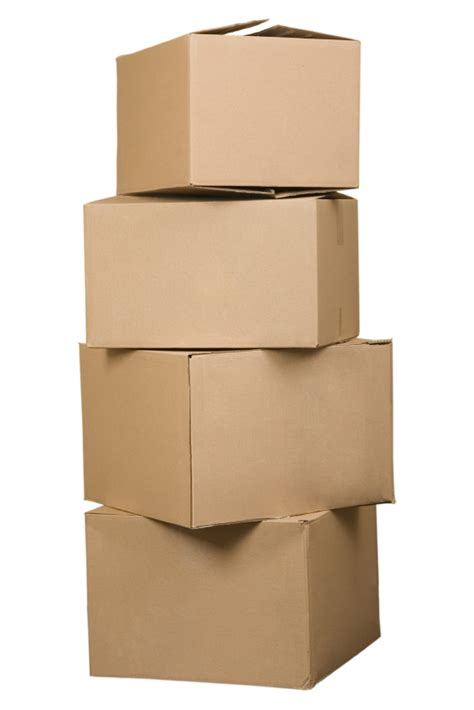
#> input picture Images/0.jpg, 474 x 710 px, found by its file name
$ jupyter execute 'vertices copy.ipynb'
#> lines starting #> are read from the running program, lines starting #| are printed output that depends on the picture; after the words box and inside, x2 and y2 are one past the last pixel; in counts of white or black regions, pixels touching at a corner belong together
[cell 1]
img_path=r"D:\Lotus Labs Work\Anamoly Detection POC\Pallet Alignment\Images\0.jpg"

[cell 2]
import cv2
import numpy as np

# Let's load a simple image with 3 black squares
image = cv2.imread(img_path)
#> image is the input picture: shape (710, 474, 3); mean B, G, R 180.2, 199.9, 217.9
#cv2.imshow('Input Image', image)
#cv2.waitKey(0)

# Grayscale
gray = cv2.cvtColor(image,cv2.COLOR_BGR2GRAY)
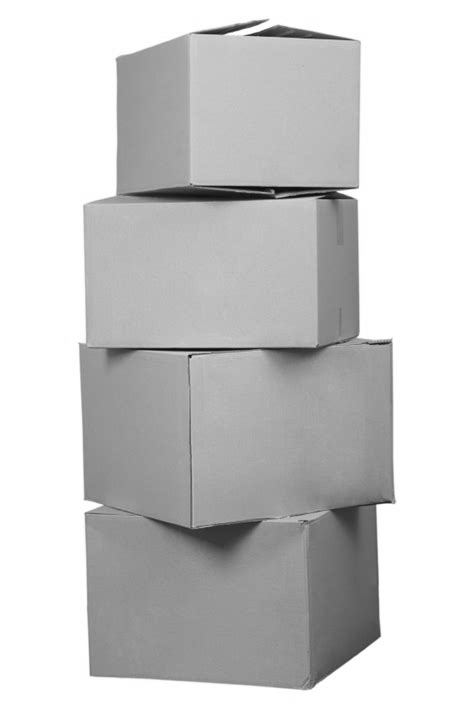
#> gray: shape (710, 474); min 9, max 255, mean 203


# Find Canny edges
edged = cv2.Canny(gray, 30, 200)
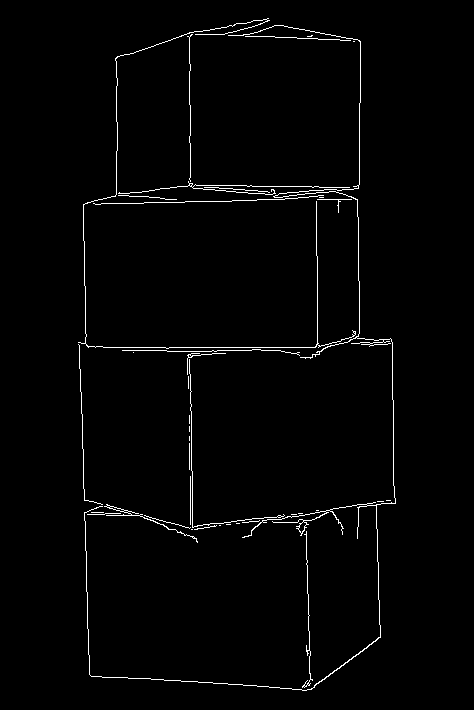
#> edged: shape (710, 474); 1.6% white in thin lines or dots, all inside (x1, y1, x2, y2) = (78, 18, 396, 691)
#cv2.imshow('Canny Edges', edged)
#cv2.waitKey(0)

# Finding Contours
# Use a copy of your image e.g. edged.copy(), since findContours alters the image
contours, hierarchy = cv2.findContours(edged, cv2.RETR_EXTERNAL, cv2.CHAIN_APPROX_NONE)
#> contours = 39 contours, 36 with area under 20; largest, box (x1, y1, x2, y2) and area: (84, 25, 396, 691) 170, (104, 504, 198, 543) 68, (78, 18, 356, 349) 22
#cv2.imshow('Canny Edges After Contouring', edged)
#cv2.waitKey(0)

print("Number of Contours found = " + str(len(contours)))
#| Number of Contours found = 39

# [7 lines of commented-out code are left out]

[cell 3]
font = cv2.FONT_HERSHEY_COMPLEX
global_approx = []
control_group = []
for cnt in contours :

	approx = cv2.approxPolyDP(cnt, 0.009 * cv2.arcLength(cnt, True), True)

	# draws boundary of contours.
	#cv2.drawContours(image, [approx], 0, (0, 0, 255), 5)
	ga=[]
	for point in approx:
		#cv2.circle(image, point[0], 3,(0,0,255))
		control_group.append(point[0])
		print("POINT: ", point[0])
		for i, coord in enumerate(point[0]):
			if i%2==0:
				print('* new point x ', point[0][0].item())
				ga.append(point[0][0].item())
			else:
				print('* new point y ', point[0][1].item())
				ga.append(point[0][1].item())
				global_approx.append(ga)
				ga=[]


	# Used to flatted the array containing
	# the co-ordinates of the vertices.
	n = approx.ravel()
	i = 0

	for j in n :
		if(i % 2 == 0):
			x = n[i]
			y = n[i + 1]

			# String containing the co-ordinates.
			string = str(x) + " " + str(y)
			"""
			if(i == 0):
				# text on topmost co-ordinate.
				cv2.putText(image, "Arrow tip", (x, y),								font, 0.5, (255, 0, 0))
			else:
				# text on remaining co-ordinates.
				cv2.putText(image, string, (x, y),						font, 0.5, (0, 255, 0))
			"""
		i = i + 1
#> this loop made 39 passes
#> n on passes 1, 2, 3, 5, 6, 8, 9, 10: [306, 531, 310, 679, 302, 687, 312, 680], [191, 529, 192, 529], [219, 525, 220, 525], [226, 524, 230, 524], [236, 523, 239, 523], [144, 515, 189, 528, 190, 527, 189, 528], [291, 514, 296, 514], [298, 513, 302, 513]
#> (printed output is left out)
#> after the loop, control_group = 172 pairs, first value 78 to 395, second value 18 to 690; global_approx has the same summary as control_group

# Showing the final image.
#cv2.imshow('image2', image)
#cv2.waitKey(0)
#cv2.destroyAllWindows()

[cell 4]
print(len(global_approx))
print(len(control_group))
#global_approx

[cell 5]
def find_sides(side, list_of_points):
    #list_of_points = np.array(list_of_points, dtype=np.int8)

    if side == 'up':

        return min(list_of_points, key=lambda y: (y[1], -y[1]))

    elif side == 'down':

        return max(list_of_points, key=lambda y: (y[1], -y[1]))

    elif side == 'left':

        return min(list_of_points, key=lambda x: (x[0], -x[1]))

    elif side == 'right':

        return max(list_of_points, key=lambda x: (x[0], -x[1]))

    else:
        print('error')

[cell 6]
min_height = find_sides('up', global_approx)
#> min_height = [268, 18]
max_height =  find_sides('down', global_approx)
#> max_height = [306, 690]

print(max_height)
print(min_height)

[cell 7]
total_height = max_height[1]-min_height[1]
#> total_height = 672
total_height
#> Out = 672

[cell 8]
max_height[1] - 0.1*total_height
#> Out = 622.8

[cell 9]
bottom_left_corner = 0
bottom_right_corner = 0

[cell 10]
# bottom left corner
temp_list = []
for point in global_approx:
    if point[1] > max_height[1] - 0.1*total_height:
        temp_list.append(point)
#> this loop made 172 passes
#> point on passes 1 to 3: [306, 531], [310, 679], [302, 687]
#> after the loop, temp_list = [[310, 679], [302, 687], [312, 680], [380, 636], [306, 690], [91, 676], [91, 676], [306, 690], [380, 637]]


bottom_left_corner = find_sides('left', temp_list)
#> bottom_left_corner = [91, 676]
bottom_right_corner = find_sides('right', temp_list)
#> bottom_right_corner = [380, 636]

image = cv2.circle(image, bottom_left_corner, radius=5, thickness=-1, color=(255,0,0))
#> image: shape (710, 474, 3); 0.02% of pixels changed, all inside (x1, y1, x2, y2) = (86, 671, 97, 682)
#image= cv2.putText(image, str(point), point, font, 0.6, (200, 0, 0))

image = cv2.circle(image, bottom_right_corner, radius=5, thickness=-1, color=(255,0,0))
#> image: shape (710, 474, 3); mean B, G, R 180.2, 199.8, 217.8
#image = cv2.putText(image, str(point), point, font, 0.6, (200, 0, 0))

[cell 11]
bottom_left_corner
#> Out = [91, 676]

[cell 12]
bottom_right_corner
#> Out = [380, 636]

[cell 13]
#check points at each level
left = []
right = []
for i in range(9):
    temp_list = []
    for point in global_approx:
        if (point[1] < max_height[1] - ((i+1)/10)*total_height) and (point[1] > max_height[1] - ((i+2)/10)*total_height):
            temp_list.append(point)

    left.append(find_sides('left', temp_list) if len(temp_list)>0 else None)
    right.append(find_sides('right', temp_list) if len(temp_list)>0 else None)
#> after the loop, left = 9 items; right = 9 items

[cell 14]
left

[cell 15]
right

[cell 16]
# middle threshold - average left to right from center between extremities
middle_threshold = 0.3

[cell 17]
# [72 lines of commented-out code are left out]

[cell 18]
radius = 0
#convert distance to scale of 0-10
pallet_center =int((bottom_right_corner[0] - bottom_left_corner[0])/2)+bottom_left_corner[0]
#> pallet_center = 235

for i, point in enumerate(left):
	above_list =[]
	below_list = []
	for entry in left[0:i]:
		if entry:
			below_list.append(entry)
	for entry in left[i:]:
		if entry:
			above_list.append(entry)

	if point:
		image = cv2.line(image,
						(int(pallet_center - middle_threshold*pallet_center), 0),
						(int(pallet_center - middle_threshold*pallet_center), 690),
						(150,0,0), 1)


		if point[0] < pallet_center - middle_threshold*pallet_center:
			if point[0] < bottom_left_corner[0]:
				if abs(point[0]-bottom_left_corner[0])<=5:
					cv2.circle(image, point, radius=7, thickness=-1, color=(0,255,0))
				else:
					cv2.circle(image, point, radius=7, thickness=-1, color=(0,0,255))
				# cv2.putText(image, str(point), point, font, 0.8, (200, 0, 0))

			elif point[0] < find_sides('left', below_list)[0]:
				cv2.circle(image, point, radius=7, thickness=-1, color=(51,255,255))
				# cv2.putText(image, str(point), point, font, 0.8, (200, 0, 0))

			elif point[0] >= find_sides('left', above_list)[0]:
				cv2.circle(image, point, radius=7, thickness=-1, color=(0,255,0))
#> this loop made 9 passes
#> point on passes 1 to 8: None, [84, 500], [189, 469], [187, 374], [78, 344], None, [83, 204], None
#> pass 2, `image = cv2.line(image, (int(pallet_center - middle_threshold*pallet_c..`:
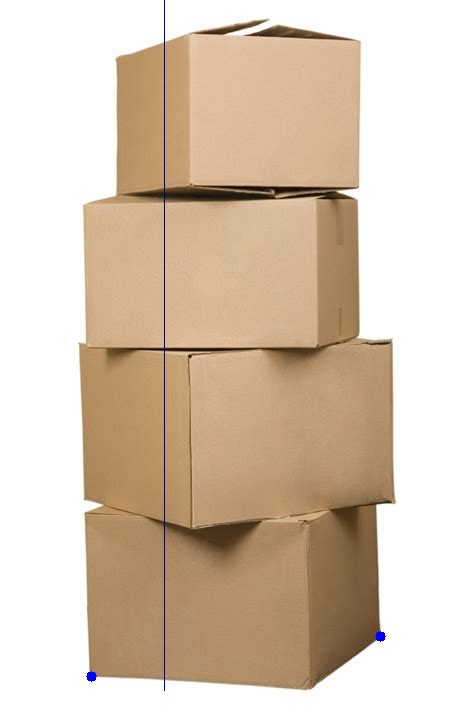
#> image: shape (710, 474, 3); mean B, G, R 180.2, 199.4, 217.4
#> pass 3, `image = cv2.line(image, (int(pallet_center - middle_threshold*pallet_c..`:
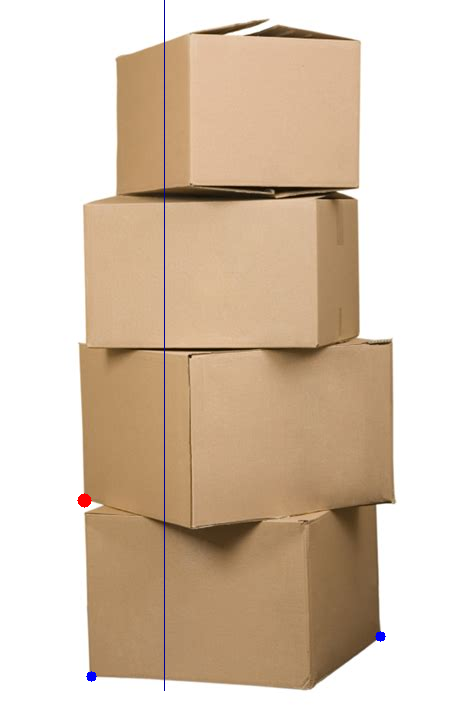
#> image: shape (710, 474, 3); 0.04% of pixels changed, all inside (x1, y1, x2, y2) = (77, 493, 92, 508)
#> after the loop:
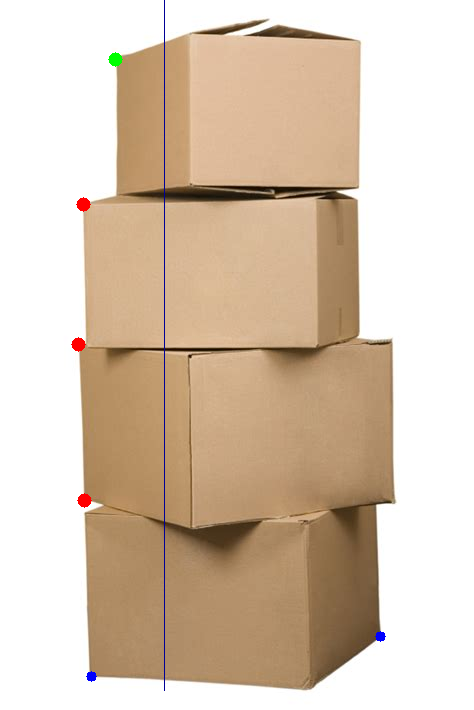
#> image: shape (710, 474, 3); 0.13% of pixels changed, all inside (x1, y1, x2, y2) = (71, 52, 123, 352)
				# cv2.putText(image, str(point), point, font, 0.8, (200, 0, 0))


for i, point in enumerate(right):
	above_list =[]
	below_list = []
	for entry in right[0:i]:
		if entry:
			below_list.append(entry)
	for entry in right[i:]:
		if entry:
			above_list.append(entry)

	if point:
		image = cv2.line(image,
						(int(pallet_center + middle_threshold*pallet_center), 0),
						(int(pallet_center + middle_threshold*pallet_center), 690),
						(255,0,0), 1)


		if point[0] > pallet_center + middle_threshold*pallet_center:
			if point[0] > bottom_right_corner[0]:
				if abs(point[0]-bottom_right_corner[0])<=10:
					cv2.circle(image, point, radius=7, thickness=-1, color=(0,128,255))
				else:
					cv2.circle(image, point, radius=7, thickness=-1, color=(0,0,255))
				# cv2.putText(image, str(point), point, font, 0.8, (200, 0, 0))

			elif point[0] > find_sides('right', below_list)[0]:
				cv2.circle(image, point, radius=7, thickness=-1, color=(51,255,255))
				# cv2.putText(image, str(point), point, font, 0.8, (200, 0, 0))

			elif point[0] <= find_sides('right', above_list)[0]:
				cv2.circle(image, point, radius=7, thickness=-1, color=(0,255,0))
#> this loop made 9 passes
#> point on passes 1 to 8: None, [395, 502], [190, 476], [300, 357], [392, 342], None, [358, 187], None
#> pass 2, `image = cv2.line(image, (int(pallet_center + middle_threshold*pallet_c..`:
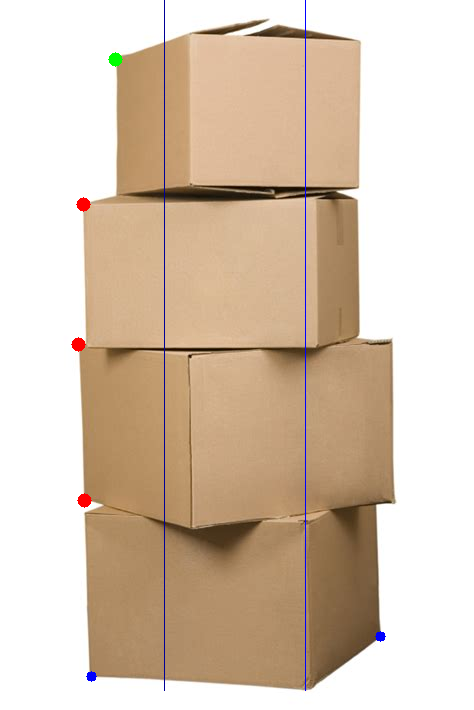
#> image: shape (710, 474, 3); 0.21% of pixels changed, all inside (x1, y1, x2, y2) = (305, 0, 306, 691)
#> pass 3, `image = cv2.line(image, (int(pallet_center + middle_threshold*pallet_c..`:
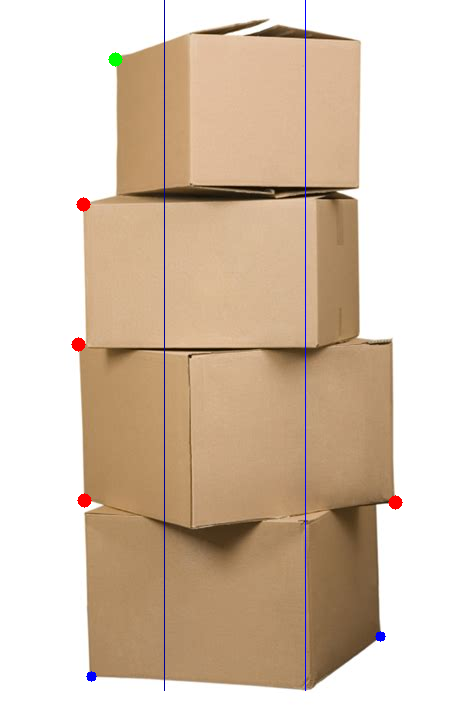
#> image: shape (710, 474, 3); 0.04% of pixels changed, all inside (x1, y1, x2, y2) = (388, 495, 403, 510)
#> after the loop:
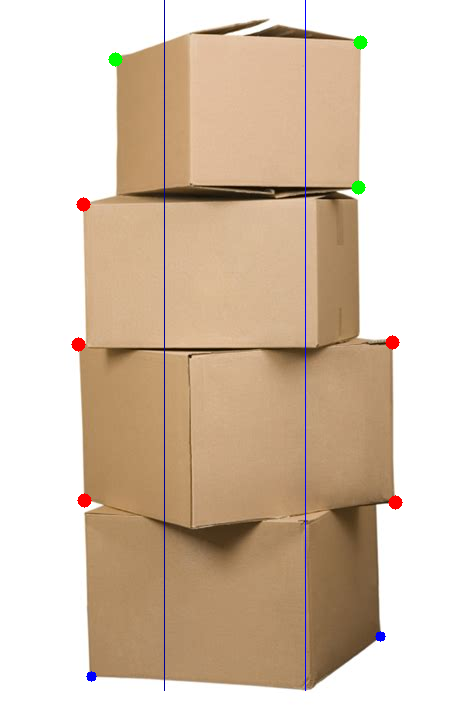
#> image: shape (710, 474, 3); 0.13% of pixels changed, all inside (x1, y1, x2, y2) = (351, 35, 400, 350)
				# cv2.putText(image, str(point), point, font, 0.8, (200, 0, 0))

[cell 19]
(bottom_right_corner[0] - bottom_left_corner[0])/2
#> Out = 144.5

[cell 20]
filtered_left=list(filter(None,left))
#> filtered_left = [[84, 500], [189, 469], [187, 374], [78, 344], [83, 204], [115, 59]]
left_top=find_sides("up",filtered_left)
#> left_top = [115, 59]
left_top
#> Out = [115, 59]

[cell 21]
import math
def gradient(pt1,pt2):
    return (pt2[1]-pt1[1])/(pt2[0]-pt1[0])

def getangle(pointslist):
    pt1,pt2,pt3=pointslist[-3:]
    m1=gradient(pt1,pt2)
    m2=gradient(pt1,pt3)
    angR = math.atan((m2-m1)/(1+(m2*m1)))
    angD = round(math.degrees(angR))
    return angD

[cell 22]
ang_points=[bottom_left_corner,left_top,[600,bottom_left_corner[1]]]
#> ang_points = [[91, 676], [115, 59], [600, 676]]
angD=getangle(ang_points)
#> in getangle, `pt1,pt2,pt3=pointslist[-3:]`: pt1 = [91, 676]; pt2 = [115, 59]; pt3 = [600, 676]
#> in getangle, `m1=gradient(pt1,pt2)`: m1 = -25.71
#> in getangle, `m2=gradient(pt1,pt3)`: m2 = 0
#> in getangle, `angR = math.atan((m2-m1)/(1+(m2*m1)))`: angR = 1.53
#> in getangle, `angD = round(math.degrees(angR))`: angD = 88
#> angD = 88
print(angD)
diff=90-abs(angD)
#> diff = 2
op_str=f"The Boxes are off by {diff} degrees"
#> op_str = 'The Boxes are off by 2 degrees'
print(op_str)

[cell 23]
image=cv2.line(image,bottom_left_corner,left_top,(255,255,51),1)
image=cv2.line(image,bottom_left_corner,(600,bottom_left_corner[1]),(255,255,51),1)
image=cv2.putText(image,str(angD),(bottom_left_corner[0]-40,bottom_left_corner[1]-20),cv2.FONT_HERSHEY_COMPLEX,1.5,(0,0,255),2)
image=cv2.putText(image,op_str,(0,20),cv2.FONT_HERSHEY_COMPLEX,0.4,(0,0,255),1)
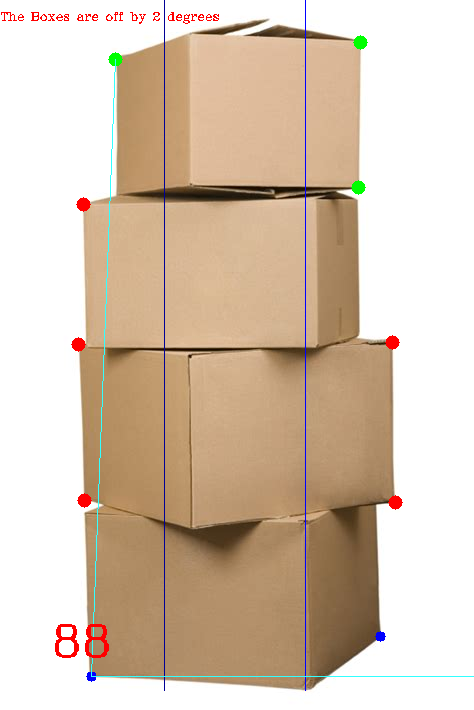
#> image: shape (710, 474, 3); mean B, G, R 179.2, 198, 216.4
cv2.imshow('image',image)
cv2.waitKey()
cv2.destroyAllWindows()

[cell 24]
op_name='img'+img_path[-5:-4]

[cell 25]
cv2.imwrite(f"D:\Lotus Labs Work\Anamoly Detection POC\Pallet Alignment\Output\{op_name}.jpg",image)
#> Out = True

$ run again, with Images/1.jpg copied over Images/0.jpg
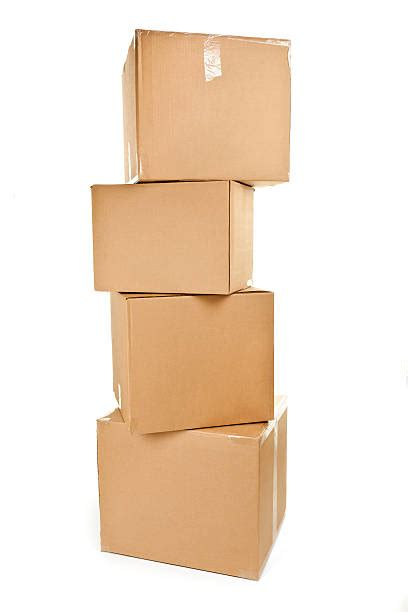
#> input picture Images/1.jpg, 408 x 612 px, found by its file name
#> image is the input picture: shape (612, 408, 3); mean B, G, R 207.5, 224.5, 241.8
#> `edged = cv2.Canny(gray, 30, 200)`:
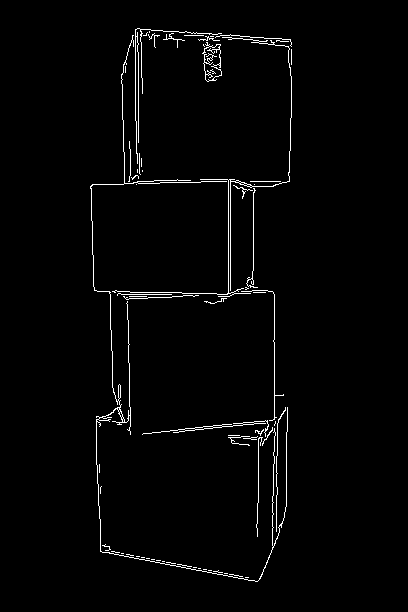
#> edged: shape (612, 408); 1.8% white in thin lines or dots, all inside (x1, y1, x2, y2) = (90, 28, 292, 582)
#> contours = 65 contours, 61 with area under 20; largest, box (x1, y1, x2, y2) and area: (202, 42, 222, 82) 491, (90, 35, 288, 582) 110, (142, 420, 269, 437) 102, (112, 37, 292, 297) 51
#| Number of Contours found = 65
#> the loop `for cnt in contours : ` made 65 passes
#> n on passes 1, 3, 5, 6, 8, 10, 12: [245, 577, 248, 577], [224, 573, 227, 573], [208, 570, 211, 570], [203, 569, 206, 569], [193, 567, 196, 567], [166, 562, 170, 562, 171, 563, 175, 563, 171, 563, 170, 562], [156, 560, 160, 560]
#> (printed output is left out)
#> after the loop `for cnt in contours :`: control_group = 457 pairs, first value 90 to 291, second value 29 to 581; global_approx has the same summary as control_group
#> min_height = [135, 29]
#> max_height = [257, 581]
#> total_height = 552
#> `max_height[1] - 0.1*total_height`: Out = 525.8
#> the loop `for point in global_approx:` made 457 passes
#> point on passes 1 to 3: [245, 577], [248, 577], [229, 574]
#> after the loop `for point in global_approx:`: temp_list = 95 pairs, first value 100 to 276, second value 531 to 581
#> bottom_left_corner = [100, 551]
#> bottom_right_corner = [276, 531]
#> `bottom_left_corner`: Out = [100, 551]
#> `bottom_right_corner`: Out = [276, 531]
#> after the loop `for i in range(9):`: left = 9 items
#> pallet_center = 188
#> the loop `for i, point in enumerate(left):` made 9 passes
#> point on passes 1 to 8: [99, 472], [99, 464], [274, 396], None, [112, 291], [242, 198], [90, 187], [142, 93]
#> the loop `for i, point in enumerate(right):` made 9 passes
#> point on passes 1 to 8: [101, 486], [277, 423], [287, 407], None, [274, 294], [242, 198], [289, 180], [142, 93]
#> `(bottom_right_corner[0] - bottom_left_corner[0])/2`: Out = 88
#> filtered_left = [[99, 472], [99, 464], [274, 396], [112, 291], [242, 198], [90, 187], [142, 93], [125, 72]]
#> left_top = [125, 72]
#> ang_points = [[100, 551], [125, 72], [600, 551]]
#> pt1 = [100, 551]; pt2 = [125, 72]; pt3 = [600, 551]
#> m1 = -19.16
#> m2 = 0
#> angR = 1.52
#> in getangle, `angD = round(math.degrees(angR))`: angD = 87
#> diff = 3
#> op_str = 'The Boxes are off by 3 degrees'
#> `image=cv2.putText(image,op_str,(0,20),cv2.FONT_HERSHEY_COMPLEX,0.4,(0,..`:
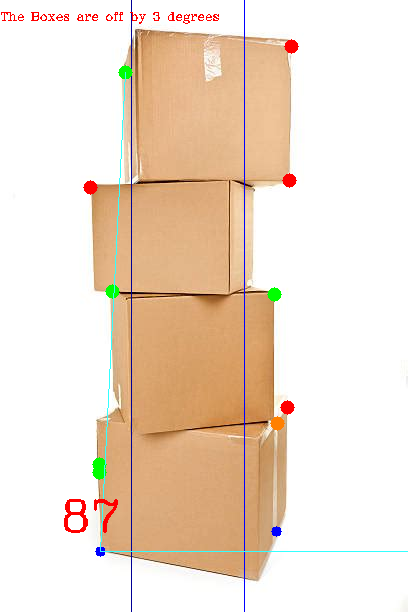
#> image: shape (612, 408, 3); mean B, G, R 205.9, 222.1, 239.5
#> `cv2.imwrite(f"D:\Lotus Labs Work\Anamoly Detection POC\Pallet Alignmen..`: Out = True
